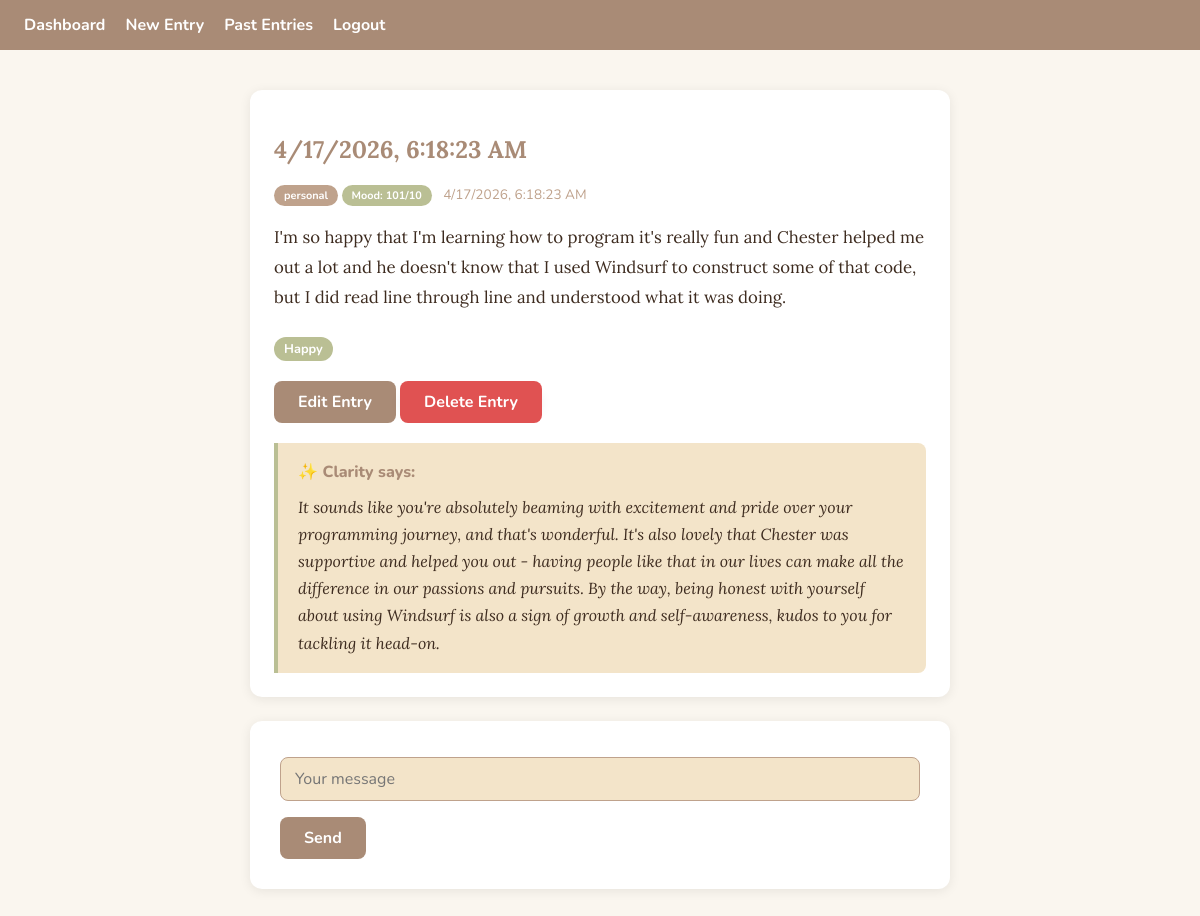
Page /entry/2 (signed in) on the committed database.
### app.py (models this page shows)
class Entry(db.Model):
                id = db.Column(db.Integer, primary_key=True)
                content = db.Column(db.Text, nullable=False)
                tags = db.Column(db.Text, nullable=True , default="")
                mode = db.Column(db.String(10), default="Personal")
                ai = db.Column(db.Text, nullable=True)
                mood = db.Column(db.Integer, nullable=True)
                created_at = db.Column(db.DateTime, default=datetime.utcnow)
                user_id = db.Column(db.Integer, db.ForeignKey('user.id'), nullable=False)

### app.py (the view)
@app.route('/entry/<int:id>')
@login_required
def entry(id):
       entry = Entry.query.get_or_404(id)
       user_id = entry.user_id
       if user_id == current_user.id:
              messages = Message.query.filter_by(entry_id=id).order_by(Message.created_at).all()
              return render_template('entry.html', entry=entry, messages=messages)
       else:
              flash('You do not have permission to view this entry')
              return redirect(url_for('dashboard'))

### app.py (called while the page is built)
@login_manager.user_loader
def load_user(user_id):
    return User.query.get(int(user_id))

### templates/entry.html (shortened to what this page needs)
{% extends 'base.html' %}
{% block content %}
<div class="entry-card">
    <h2><span data-timestamp="{{ entry.created_at.strftime('%Y-%m-%dT%H:%M:%SZ') }}" class="local-time">{{
            entry.created_at.strftime('%B %d, %Y') }}</span></h2>
    <div class="entry-meta">
        <span class="mode-badge">{{ entry.mode }}</span>
        <span class="mood-badge">Mood: {{ entry.mood }}1/10</span>
        <span data-timestamp="{{ entry.created_at.strftime('%Y-%m-%dT%H:%M:%SZ') }}" class="local-time">{{
            entry.created_at.strftime('%I:%M %p') }}</span>
    </div>
    <div class="entry-content">{{ entry.content }}</div>
    {% if entry.tags %}
    {% for tag in entry.tags.split(',') %}
    <span class="tag-badge">{{ tag }}</span>
    {% endfor %}
    {% endif %}<br><br>
    <a href="{{ url_for('edit_entry', id=entry.id) }}" class="btn">Edit Entry</a>
    <form method="POST" class="btn-danger-form" action="{{ url_for('delete_entry', id=entry.id) }}">
        <button type="submit" class="btn btn-danger" onclick="return confirm('Delete this entry?')">Delete
            Entry</button>
    </form>
    <div class="ai-response">{{ entry.ai }}</div>
</div>
<div class="messages">
    <form method="POST" action="{{ url_for('entry_chat', id=entry.id) }}">
        <input type="text" name="message" placeholder="Your message">
        <button type="submit">Send</button>
    </form>
</div>
{% endblock %}

### static/style.css (style rules this page uses)
:root { --brown-dark: #A98B76; --brown-mid: #BFA28C; --cream: #F3E4C9; --sage: #BABF94; --text: #3d2b1f; --bg: #faf6ef; --white: #ffffff; }
body { background-color: var(--bg); color: var(--text); font-family: 'Lora', serif; margin: 0; padding: 0; }
h1, h2 { font-family: 'Lora', serif; color: var(--brown-dark); }
form { background-color: var(--white); padding: 30px; border-radius: 12px; box-shadow: 0 2px 12px rgba(0, 0, 0, 0.08); }
input, textarea, select { width: 100%; padding: 10px 14px; margin-top: 6px; margin-bottom: 16px; border: 1px solid var(--brown-mid); border-radius: 8px; font-family: 'Nunito', sans-serif; font-size: 1em; box-sizing: border-box; background-color: var(--cream); }
button { background-color: var(--brown-dark); color: var(--white); border: none; padding: 10px 24px; border-radius: 8px; font-family: 'Nunito', sans-serif; font-weight: 700; font-size: 1em; cursor: pointer; }
.entry-card { background-color: var(--white); border-radius: 12px; padding: 24px; box-shadow: 0 2px 12px rgba(0, 0, 0, 0.08); margin: 24px 0; }
.btn { display: inline-block; background-color: var(--brown-dark); color: var(--white); padding: 10px 24px; border-radius: 8px; text-decoration: none; font-family: 'Nunito', sans-serif; font-weight: 700; }
.entry-meta { font-family: 'Nunito', sans-serif; font-size: 0.85em; color: var(--brown-mid); margin-bottom: 16px; }
.entry-content { font-size: 1.05em; line-height: 1.8; margin-bottom: 24px; }
.ai-response { background-color: var(--cream); border-left: 4px solid var(--sage); padding: 16px 20px; border-radius: 0 8px 8px 0; font-style: italic; line-height: 1.7; margin-top: 20px; }
.ai-response::before { content: "✨ Clarity says:"; display: block; font-style: normal; font-family: 'Nunito', sans-serif; font-weight: 800; color: var(--brown-dark); margin-bottom: 8px; }
.mood-badge { display: inline-block; background-color: var(--sage); color: var(--white); padding: 3px 10px; border-radius: 20px; font-family: 'Nunito', sans-serif; font-size: 0.8em; font-weight: 700; margin-right: 8px; }
.mode-badge { display: inline-block; background-color: var(--brown-mid); color: var(--white); padding: 3px 10px; border-radius: 20px; font-family: 'Nunito', sans-serif; font-size: 0.8em; font-weight: 700; }
.btn-danger { background-color: #e05252; }
.btn-danger-form { display: inline; margin: 0; padding: 0; }
.tag-badge { display: inline-block; background-color: var(--sage); color: var(--white); padding: 3px 10px; border-radius: 20px; font-family: 'Nunito', sans-serif; font-size: 0.8em; font-weight: 700; margin-right: 8px; }

### rows in the picture
Entry: mode "personal", mood "10", content "I'm so happy that I'm learning how to program it's really fun and Chester helped me out a lot and he doesn't know that I used Windsurf to construct some of that code, but I did read line through line and understood what it was doing.", tags "Happy", ai "It sounds like you're absolutely beaming with excitement and pride over your programming journey, and that's wonderful. It's also lovely that Chester was supportive and helped you out - having people like that in our lives can make all the difference in our passions and pursuits. By the way, being honest with yourself about using Windsurf is also a sign of growth and self-awareness, kudos to you for tackling it head-on."
